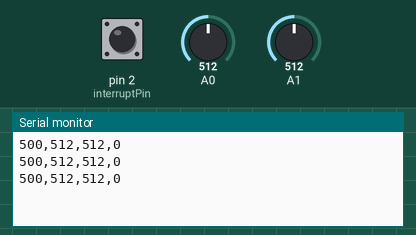
A sketch run on a simulated Arduino Uno, built with avr-gcc and run on an emulated ATmega328P. Shown: the last lines printed to the serial monitor. Inputs (shaded band) come from the test bench; at power-on: A0 = 512, A1 = 512, pin 2 (interruptPin) HIGH.

Above: at 1.8 s.
1.9 s: A0 set to 490
At 2.31 s:
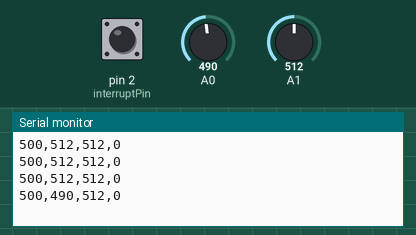
3.4 s: A1 set to 490
At 3.9 s:
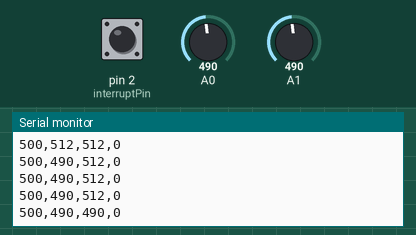
4.9 s: pin 2 (interruptPin) pulled LOW for 0.65 s
At 6.31 s:
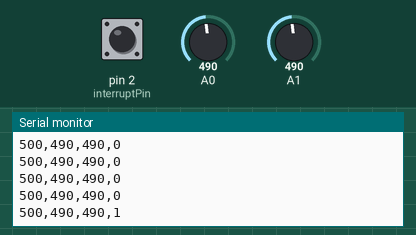
7.0 s: A0 set to 510
At 7.4 s:
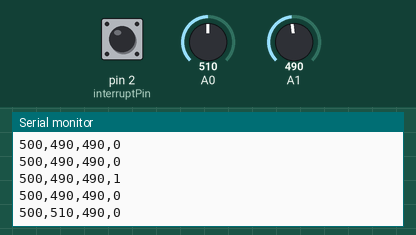
8.5 s: pin 2 (interruptPin) pulled LOW for 1 s
At 9.81 s:
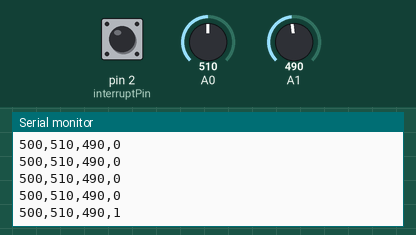
11.0 s: A1 set to 510
At 11.31 s:
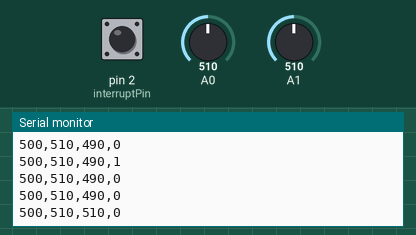
Timing chart, 0 to 13.5 s (numbered marks = the images above; inputs shaded):
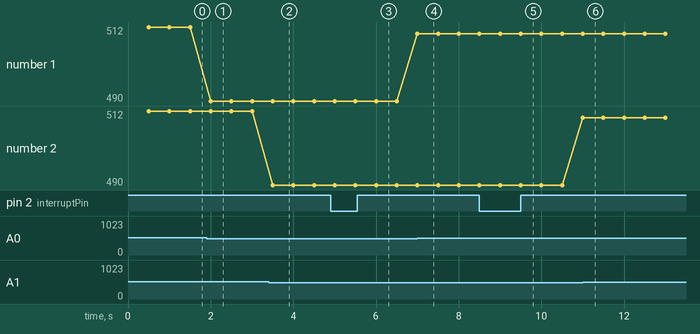

Measured:
- after the input at 1.9 s, the serial monitor: prints a new line after 0.10 s (image 1)
- after the input at 3.4 s, the serial monitor: prints a new line after 0.10 s (image 2)
- after the input at 4.9 s, the serial monitor: prints a new line after 1.1 s (image 3)
- after the input at 7.0 s, the serial monitor: prints a new line at once (image 4)
- after the input at 8.5 s, the serial monitor: prints a new line after 1.0 s (image 5)
- after the input at 11.0 s, the serial monitor: prints a new line at once (image 6)
- plotted number 1: 512 → 490 after the input at 1.9 s, 490 → 510 after the input at 7.0 s

The sketch:

Speed_Sensor_v4.ino
```cpp
//Var For Speedmeter
volatile byte detect_nth_ping = 0;
// used to store fraction of revolution

unsigned long rpm = 0;
unsigned long lastrpmtime;
unsigned long lastlogtime;
//SD Card Paramters
#include <SD.h>
#include <SPI.h>
#define LOG_INTERVAL 1000   // mills between entries (Reduce to take more/faster data)
#define SYNC_INTERVAL 1000
uint32_t syncTime = 0;    // time of last sync ()
unsigned long timegap = 0;
unsigned int pings_per_rev = 6; //depends on break disk
unsigned int pings_per_log = 6;
unsigned int max_log_interval = 500;
unsigned int min_log_interval = 100;
const byte interruptPin = 2;

void setup()
{
  Serial.begin(9600);
  pinMode(interruptPin, INPUT_PULLUP);
//  digitalPinToInterrupt(interruptPin);
  attachInterrupt(0, wheel_detect, RISING);//Calls wheel_detect when pin 2 (or 2, 3, 18, 19, 20, 21 on mega or just 2,3 on uno)
  rpm = 0;
  lastrpmtime = 0;
  lastlogtime = 0;

}
void loop()//Measure RPM
{
  if (detect_nth_ping >= pings_per_log || millis() - lastrpmtime >= max_log_interval) {
//    rpm = ((60*1000)/(millis() - lastrpmtime))*(detect_nth_ping/pings_per_rev);
//    String rpmstring = String(rpm);

    Serial.print(millis() - lastrpmtime);
    Serial.print(",");
    Serial.print(analogRead(A0));
    Serial.print(",");
    Serial.print(analogRead(A1));
    Serial.print(",");
    Serial.print(detect_nth_ping);
    Serial.println();

    lastrpmtime = millis();
    detect_nth_ping = 0;

    if (millis()-lastlogtime < min_log_interval) {
      delay (min_log_interval - (millis() - lastlogtime));
    }

    lastlogtime = millis();
  }
}
void wheel_detect()//This function is called whenever a magnet/interrupt is detected by the arduino
{
     detect_nth_ping++;
//     Serial.println("detect");
}
```
